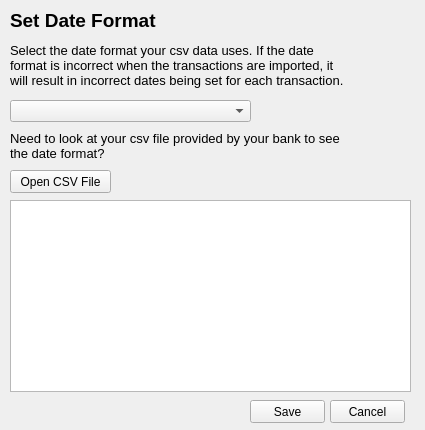
<?xml version="1.0" encoding="UTF-8"?>
<ui version="4.0">
 <class>Form</class>
 <widget class="QWidget" name="Form">
  <property name="geometry">
   <rect>
    <x>0</x>
    <y>0</y>
    <width>425</width>
    <height>430</height>
   </rect>
  </property>
  <property name="windowTitle">
   <string>FullAccount</string>
  </property>
  <widget class="QLabel" name="label">
   <property name="geometry">
    <rect>
     <x>10</x>
     <y>0</y>
     <width>311</width>
     <height>41</height>
    </rect>
   </property>
   <property name="font">
    <font>
     <family>Arial</family>
     <pointsize>14</pointsize>
     <weight>75</weight>
     <bold>true</bold>
    </font>
   </property>
   <property name="text">
    <string>Set Date Format</string>
   </property>
  </widget>
  <widget class="QComboBox" name="dateselect">
   <property name="geometry">
    <rect>
     <x>10</x>
     <y>100</y>
     <width>241</width>
     <height>22</height>
    </rect>
   </property>
  </widget>
  <widget class="QLabel" name="label_2">
   <property name="geometry">
    <rect>
     <x>10</x>
     <y>40</y>
     <width>341</width>
     <height>51</height>
    </rect>
   </property>
   <property name="font">
    <font>
     <pointsize>10</pointsize>
    </font>
   </property>
   <property name="text">
    <string>Select the date format your csv data uses. If the date format is incorrect when the transactions are imported, it will result in incorrect dates being set for each transaction.</string>
   </property>
   <property name="wordWrap">
    <bool>true</bool>
   </property>
  </widget>
  <widget class="QPushButton" name="saveBtn">
   <property name="geometry">
    <rect>
     <x>250</x>
     <y>400</y>
     <width>75</width>
     <height>23</height>
    </rect>
   </property>
   <property name="text">
    <string>Save</string>
   </property>
  </widget>
  <widget class="QPushButton" name="cancelBtn">
   <property name="geometry">
    <rect>
     <x>330</x>
     <y>400</y>
     <width>75</width>
     <height>23</height>
    </rect>
   </property>
   <property name="text">
    <string>Cancel</string>
   </property>
  </widget>
  <widget class="QPushButton" name="opencsvfileBtn">
   <property name="geometry">
    <rect>
     <x>10</x>
     <y>170</y>
     <width>101</width>
     <height>23</height>
    </rect>
   </property>
   <property name="text">
    <string>Open CSV File</string>
   </property>
  </widget>
  <widget class="QLabel" name="label_3">
   <property name="geometry">
    <rect>
     <x>10</x>
     <y>130</y>
     <width>331</width>
     <height>31</height>
    </rect>
   </property>
   <property name="font">
    <font>
     <pointsize>10</pointsize>
    </font>
   </property>
   <property name="text">
    <string>Need to look at your csv file provided by your bank to see the date format?</string>
   </property>
   <property name="wordWrap">
    <bool>true</bool>
   </property>
  </widget>
  <widget class="QTableWidget" name="tableWidget">
   <property name="geometry">
    <rect>
     <x>10</x>
     <y>200</y>
     <width>401</width>
     <height>192</height>
    </rect>
   </property>
  </widget>
 </widget>
 <resources/>
 <connections/>
</ui>
